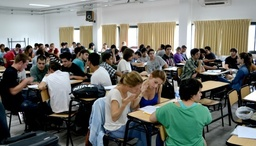
#> input picture examples/info4.jpg, 256 x 146 px, shrunk from 560 x 320 before the run
$ jupyter execute --allow-errors 'Localización de objetos.ipynb'   (shell and % lines are left out)
#> lines starting #> are read from the running program, lines starting #| are printed output that depends on the picture; after the words box and inside, x2 and y2 are one past the last pixel; in counts of white or black regions, pixels touching at a corner belong together; long printed decimals are rounded
# Localización de objetos

En este tutorial veremos una forma sencilla de localizar un objeto en una imagen. Para eso, vamos a realizar dos asunciones sobre el objeto:
* Tiene un color relativamente uniforme en toda su superficie
* Es el único objeto con ese color en la imagen.

En este caso, vamos a intentar encontrar la persona con remera verde:

TODO: poner la imagen con la persona localizada

Nuestro objetivo entonces es obtener las coordenadas $(x,y)$ del objeto en la imagen, encontrando su remera.

La idea principal del método es encontar los píxeles que tengan el color de la remera, remover el ruido, y luego encontrar el centro de la zona contigua que tiene ese color.

Comenzaremos cargando varias librerías que luego nos serán útiles. Luego cargaremos la imagen y viendo las distintas operaciones necesarias para encontrar el objeto.

[cell 1]
# comando de Jupyter para que las imagenes se muestren automaticamente

#numpy es la libreria de arreglos de python (la llamaremos np)
import numpy as np
#el modulo io de skimage sirve para cargar y guardar imagenes
from skimage import io
# el modulo pyplot de matplotlib (que llamaremos plt) nos permite mostrar imagenes
import matplotlib.pyplot as plt
#el modulo matplotlib.colors nos permite transformar el espacio de color de una imagen
import matplotlib.colors

Luego, cargamos la imagen y la mostramos para verificar que se cargó correctamente.

[cell 2]
# leemos la imagen desde un archivo, y la almacenamos en memoria en un arreglo
image = io.imread('examples/info4.jpg')
#> image is the input picture: shape (146, 256, 3); mean R, G, B 111.2, 113.3, 106.8

# Convertimos la imagen de entero a flotante, y además convertimos el rango de los pixeles
# de 0-255 (entero) al rango 0-1 (flotante)
image=image/255.

#imprimimos las tres dimensiones del arreglo: las dos primeras corresponden al alto y ancho,
#la última a los canales de color (3 canales, por defecto RGB)
print("Dimensiones de la imagen: %s" % str(image.shape))
#| Dimensiones de la imagen: (146, 256, 3)

#guardamos las dimensiones en tres variables para usar en los scripts más abajo
h,w,c=image.shape
#> h = 146; w = 256; c = 3

#mostramos el tipo de los elementos del arreglo (debería ser flotante!)
print("Tipo de los elementos de la imagen: %s" % str(image.dtype))
#| Tipo de los elementos de la imagen: float64

#visualizamos la imagen
plt.imshow(image)

## Filtrado por color

Una manera simple de reconocer un objeto es mediante su color. Si ese color es muy distintivo y uniforme (las asunciones que mencionamos arriba), podemos recorrer la imagen para encontrar los pixeles de ese color.

Enfoquémosnos en la remera:

Como se puede ver no hay _un_ solo verde sino varios, por variaciones de la iluminación y la textura de la remera.

Entonces, en lugar de buscar _un_ color en particular, vamos a tener que buscar un rango de colores. Pero esto va a resultar difícil con el espacio de color RGB.

[cell 3]
#Vemos los canales individuales de RGB.
#Si bien la zona de la remera activa (se vé más claro) más que otras el canal verde,
#hay varias otras zonas que también lo activan.
# Por otro lado, la zona de la remera también se activa en los canales azul y rojo.

#Anulo los canales rojo y azul para ver solo el verde
green=np.copy(image)
green[:,:,0]=0
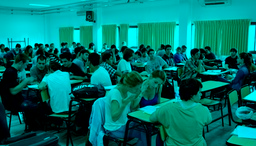
#> green: shape (146, 256, 3) float64; mean R, G, B 0, 0.444, 0.419
green[:,:,2]=0
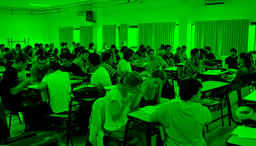
#> green: shape (146, 256, 3) float64; mean R, G, B 0, 0.444, 0
plt.figure()
plt.imshow(green)

#Anulo los canales azul y verde para ver solo el rojo
red=np.copy(image)
red[:,:,1:3]=0
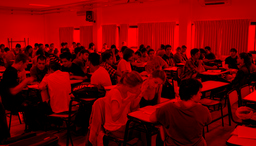
#> red: shape (146, 256, 3) float64; mean R, G, B 0.436, 0, 0
plt.figure()
plt.imshow(red)

#Anulo los canales rojo y verde para ver solo el azul
blue=np.copy(image)
blue[:,:,0:2]=0
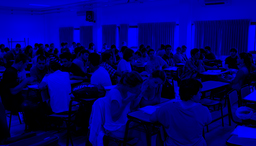
#> blue: shape (146, 256, 3) float64; mean R, G, B 0, 0, 0.419
plt.figure()
plt.imshow(blue)

## Conversión al espacio de colores HSV

En lugar de eso vamos a convertir los píxeles desde el espacio RGB al espacio HSV, en donde cada píxel se codifica también con tres valores, pero ahora con significado diferente:

 * El canal H indica el tono (hue) del color (verde, rojo, azul, amarillo, etc).
   * El tono es lo que tradicionalmente entendemos como "color".
 * El canal S indica la saturación (saturation) de color
   * Si un color es más saturado, es más "puro"
   * Si es menos saturado, tiene más "gris"
 * El canal V indica la luminosidad o intensidad (value) del pixel.
   * V=0 indica un pixel negro
   * V=1 indica un pixel blanco

TODO poner ejemplos de colores HSV

La función `rgb_to_hsv` del módulo `matplotlib.colors`nos permite hacer justamente eso.

[cell 4]
# Convertir en escala de grises
image_hsv=matplotlib.colors.rgb_to_hsv(image)
#> image_hsv: shape (146, 256, 3) float64; mean of channels 0, 1, 2 0.355, 0.321, 0.478

print("El pixel de la posición (100,100) se codifica en RGB como %s " % str(image[100,100,:]))
#| El pixel de la posición (100,100) se codifica en RGB como [0.6314 0.7137 0.7882]
print("El pixel de la posición (100,100) se codifica en HSV como %s " % str(image_hsv[100,100,:]))
#| El pixel de la posición (100,100) se codifica en HSV como [0.5792 0.199 0.7882]

## Filtrando el color

Para filtrar por color, debemos averiguar el rango de colores de la remera. Para ello, una forma sencilla consiste en abrir la imagen en un editor de imágenes que permita ver el valor de cada pixel, y anotar los valores de varios pixeles. En este caso lo hicimos y obtuvimos:
* $(H,S,V)$
* $(158,56,60)$
* $(160,70,48)$
* $(158,49,64)$
* $(158,49,64)$
* $(158,94,36)$
* $(161,78,43)$
* $(160,74,42)$

Entonces el rango de colores que buscamos es, aproximadamente:

 * H entre $158$ y $161$.
 * S entre $49$ y $94$.
 * V entre $42$ y $64$.


Como podemos observar, el canal H es el que mostró menos variación,ya que el tono se mantiene bastante constante. Por otro lado, el S y el V pueden variar mucho de acuerdo a la iluminación.

Por otro lado, los editores de imágenes nos dan estos valores codificados en los rangos 0-360 para H, y 0-100 para V y S, por lo que habría que convertirlos a los intervalos 0-1 que utiliza numpy dividiendo por el extremo del rango, es decir:

 * H entre $158/360$ y $161/360$.
 * S entre $49/100$ y $94/100$.
 * V entre $42/100$ y $64/100$.

[cell 5]
#Rango de colores a utilizar

h_min,h_max=(158/360,161/360)
s_min,s_max=(49/100,94/100)
v_min,v_max=(42/100,64/100)

[cell 6]
#suavizar una imagen -  en una funcion

import numba #usamos numba para que sea más rápido

@numba.jit #pre-compilamos la función a código de máquina para que sea más rápida
def smooth_image(image):
    image_smooth=np.copy(image)

    for i in range(1,h-1):#evitamos los bordes
        for j in range(1,w-1): #evitamos los bordes
            image_smooth[i,j,:]= (image[i-1,j-1,:]+image[i-1,j,:]+image[i-1,j+1,:]
                                  +image[i,j-1,:]+image[i,j,:]+image[i,j+1,:]
                                  +image[i+1,j-1,:]+image[i+1,j,:]+image[i+1,j+1,:]
                                   )/9
    return image_smooth

image_smooth=smooth_image(image)
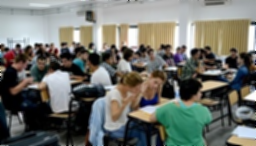
#> image_smooth: shape (146, 256, 3) float64; mean R, G, B 0.436, 0.444, 0.419

plt.imshow(image)
plt.figure()
plt.imshow(image_smooth)

[cell 7]
#suavizar una imagen varias veces

import numba #usamos numba para que sea más rápido

@numba.jit #pre-compilamos la función a código de máquina para que sea más rápida
def smooth_image(image):
    image_smooth=np.copy(image)

    for i in range(1,h-1):#evitamos los bordes
        for j in range(1,w-1): #evitamos los bordes
            image_smooth[i,j,:]= (image[i-1,j-1,:]+image[i-1,j,:]+image[i-1,j+1,:]
                                  +image[i,j-1,:]+image[i,j,:]+image[i,j+1,:]
                                  +image[i+1,j-1,:]+image[i+1,j,:]+image[i+1,j+1,:]
                                   )/9
    return image_smooth


image_smooth=np.copy(image)
repetitions=20
for i in range(repetitions):
    image_smooth=smooth_image(image_smooth)
#> this loop made 20 passes
#> pass 3, `image_smooth=smooth_image(image_smooth)`:
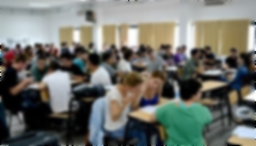
#> image_smooth: shape (146, 256, 3) float64; mean R, G, B 0.436, 0.444, 0.419
#> after the loop:
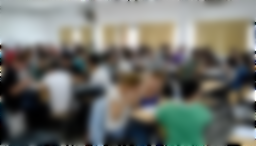
#> image_smooth: shape (146, 256, 3) float64; mean R, G, B 0.435, 0.444, 0.419

plt.imshow(image)
plt.figure()
plt.imshow(image_smooth)

[cell 8]
# Filtrar por color para buscar los rojos
h,w,c=image.shape
filter_mask=np.zeros((h,w))

for i in range(h):#evitamos los bordes
    for j in range(w): #evitamos los bordes
        r,g,b=image[i,j,:]
        if r>0.3 and g<0.3 and b<0.3:
            filter_mask[i,j]=1
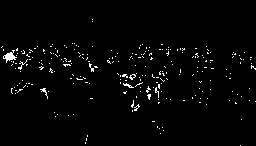
#> filter_mask: shape (146, 256) float64; values 0 (black) and 1 (white), 2.1% white in thin lines or dots, all inside (x1, y1, x2, y2) = (1, 19, 256, 146)

plt.imshow(filter_mask,cmap=plt.get_cmap('gray'))

[cell 9]
eroded_filter=np.zeros(filter_mask.shape)
# erosionar la mascara de filtro
for i in range(1,h-1):#evitamos los bordes
    for j in range(1,w-1): #evitamos los bordes
        pixel_count=(filter_mask[i-1,j-1]+filter_mask[i-1,j]+filter_mask[i-1,j+1] +filter_mask[i,j-1]+filter_mask[i,j]+filter_mask[i,j+1]+filter_mask[i+1,j-1]+filter_mask[i+1,j]+filter_mask[i+1,j+1])
        if pixel_count>8:
            eroded_filter[i,j]=1
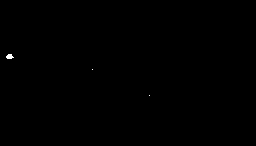
#> eroded_filter: shape (146, 256) float64; values 0 (black) and 1 (white), 0.08% white; 3 white regions (2 under 20 px), largest, box (x1, y1, x2, y2) and area: (6, 54, 14, 59) 29

plt.imshow(eroded_filter,cmap=plt.get_cmap('gray'))

[cell 10]
import matplotlib.patches as patches

# Calcular centro de masa
eroded_filter=np.zeros(filter_mask.shape)
# erosionar la mascara de filtro
coordinate_sum=np.array([0,0])
count=0
for i in range(h):#evitamos los bordes
    for j in range(w): #evitamos los borde
        if eroded_filter[i,j]==1:
            coordinate_sum+=np.array([i,j])
            count+=1
#> after the loop, coordinate_sum = [0, 0]; count = 0
center=coordinate_sum/count
#> center = [nan, nan]

#> (the rest of this cell did not finish here and is left out)

$ run again, with examples/info2.jpg copied over examples/info4.jpg
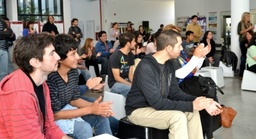
#> input picture examples/info2.jpg, 256 x 139 px, shrunk from 560 x 305 before the run
#> image is the input picture: shape (139, 256, 3); mean R, G, B 133.6, 116.5, 111.6
#| Dimensiones de la imagen: (139, 256, 3)
#| Tipo de los elementos de la imagen: float64
#> image_hsv: shape (139, 256, 3) float64; mean of channels 0, 1, 2 0.353, 0.253, 0.544
#| El pixel de la posición (100,100) se codifica en RGB como [0.5216 0.3804 0.2863]
#| El pixel de la posición (100,100) se codifica en HSV como [0.06667 0.4511 0.5216]
#> after the loop `for i in range(repetitions):`:
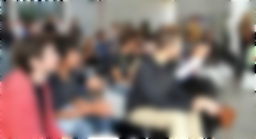
#> image_smooth: shape (139, 256, 3) float64; mean R, G, B 0.525, 0.458, 0.439
#> after the loop `for i in range(h):#evitamos los bordes`:
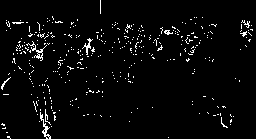
#> filter_mask: shape (139, 256) float64; values 0 (black) and 1 (white), 3.4% white in thin lines or dots

$ run again, with examples/info3.JPG copied over examples/info4.jpg
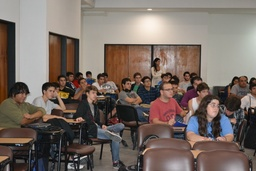
#> input picture examples/info3.JPG, 256 x 171 px, shrunk from 3456 x 2304 before the run
#> image is the input picture: shape (171, 256, 3); mean R, G, B 119.2, 106.6, 99.3
#| Dimensiones de la imagen: (171, 256, 3)
#| Tipo de los elementos de la imagen: float64
#> image_hsv: shape (171, 256, 3) float64; mean of channels 0, 1, 2 0.199, 0.229, 0.475
#| El pixel de la posición (100,100) se codifica en RGB como [0.1412 0.1216 0.1098]
#| El pixel de la posición (100,100) se codifica en HSV como [0.0625     0.2222 0.1412]
#> after the loop `for i in range(h):#evitamos los bordes`:
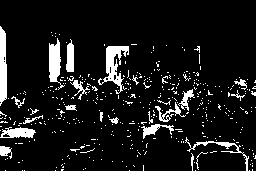
#> filter_mask: shape (171, 256) float64; values 0 (black) and 1 (white), 9.6% white; 404 white regions (379 under 20 px), largest, box (x1, y1, x2, y2) and area: (98, 46, 129, 94) 553, (0, 26, 7, 106) 466, (49, 38, 65, 90) 425
#> after the loop `for i in range(1,h-1):#evitamos los bordes`:
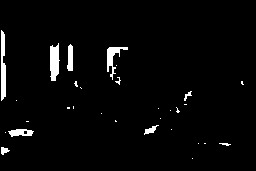
#> eroded_filter: shape (171, 256) float64; values 0 (black) and 1 (white), 3% white; 30 white regions (21 under 20 px), largest, box (x1, y1, x2, y2) and area: (50, 43, 60, 81) 291, (1, 30, 6, 101) 288, (107, 47, 128, 80) 228
